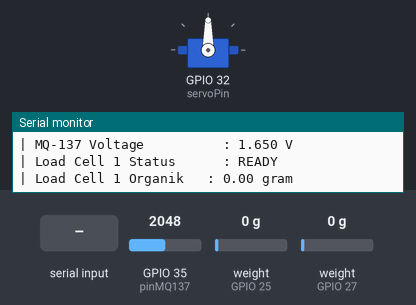
Simulated run of this sketch. Board: ESP32. Shown: servo, the last lines printed to the serial monitor. The inputs (shaded band) are chosen by the test bench; at power-on: GPIO 35 (pinMQ137) = 2048, weight on the scale (sensors on GPIO 25, GPIO 27) 0 g.

Above: at 12.8 s.
12.9 s: "CLASSIFY:ORGANIK\n" received over Serial
At 14.9 s:
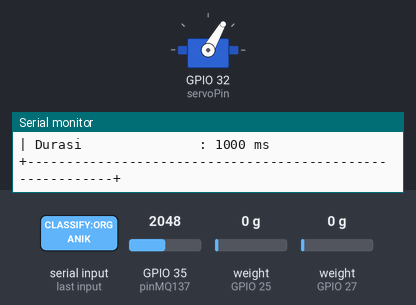
16.6 s: "CLASSIFY:ANORGANIK\n" received over Serial
At 18.4 s:
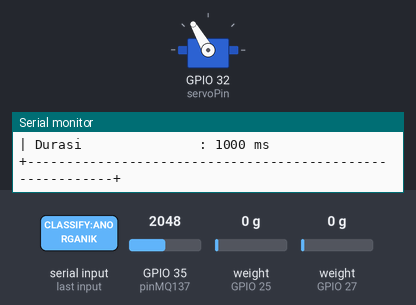
20.1 s: "KIRI\n" received over Serial
At 23.4 s:
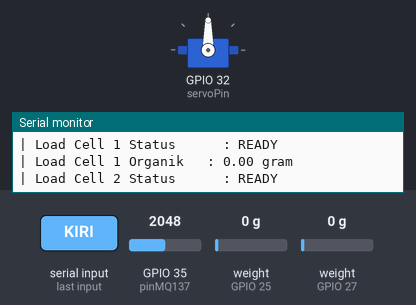
Timing chart, 0 to 24.9 s (numbered marks = the images above; inputs shaded):
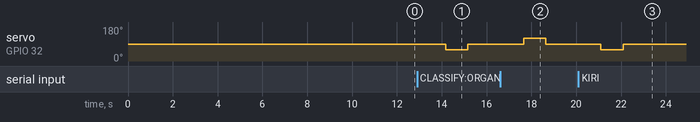

Measured:
- after the input at 12.9 s, servo on GPIO 32 (servoPin): 90° → 60° after 1.3 s, → 90° 1.0 s later
- after the input at 16.6 s, servo on GPIO 32 (servoPin): 90° → 120° after 1.1 s, → 90° 1.0 s later
- after the input at 20.1 s, servo on GPIO 32 (servoPin): 90° → 60° after 1.0 s, → 90° 1.0 s later

The sketch:

ESP32_Firmware.ino
```cpp
#include <ESP32Servo.h>
#include "HX711.h"

// =====================================================
//                    KONFIGURASI SERVO
// =====================================================
Servo myservo;

const int servoPin = 32;

// Untuk servo 360:
// 90  = stop
// 60  = putar kiri
// 120 = putar kanan
const int posisiStop      = 90;
const int posisiOrganik   = 60;   // Kiri  = Organik
const int posisiAnorganik = 120;  // Kanan = Anorganik
const int durasiGerak     = 1000;

// =====================================================
//                    SENSOR GAS MQ-137 / AMONIA
// =====================================================
const int pinMQ137 = 35;

// =====================================================
//                    LOAD CELL 1 - ORGANIK
// =====================================================
#define DOUT1 27
#define CLK1  26
HX711 scale1;

// =====================================================
//                    LOAD CELL 2 - ANORGANIK
// =====================================================
#define DOUT2 25
#define CLK2  33
HX711 scale2;

// =====================================================
//                    KALIBRASI LOAD CELL
// =====================================================
float calibration_factor_1 = -4000.0;
float calibration_factor_2 = -4000.0;

float zero_threshold = 5.0;

bool scale1_ok = false;
bool scale2_ok = false;

// =====================================================
//                    INTERVAL SENSOR
// =====================================================
unsigned long waktuLalu = 0;
const long intervalBaca = 2000;

unsigned long readCounter = 0;

// =====================================================
//                    PRINT HEADER
// =====================================================
void printHeader() {
  Serial.println();
  Serial.println("============================================================");
  Serial.println("                 VISIOBIN ESP32 SYSTEM");
  Serial.println("============================================================");
  Serial.println("Board      : ESP32");
  Serial.println("Baudrate   : 115200");
  Serial.println("Servo Pin  : GPIO 32");
  Serial.println("MQ-137 Pin : GPIO 35");
  Serial.println("LC1        : DOUT GPIO 27 | CLK GPIO 26");
  Serial.println("LC2        : DOUT GPIO 25 | CLK GPIO 33");
  Serial.println("============================================================");
  Serial.println();
}

// =====================================================
//                    PRINT COMMAND LIST
// =====================================================
void printCommandList() {
  Serial.println("------------------------------------------------------------");
  Serial.println("PERINTAH SERIAL");
  Serial.println("------------------------------------------------------------");
  Serial.println("CLASSIFY:ORGANIK / ORGANIC      -> Servo bergerak kiri");
  Serial.println("CLASSIFY:ANORGANIK / INORGANIC  -> Servo bergerak kanan");
  Serial.println("KIRI / LEFT                     -> Test manual servo kiri");
  Serial.println("KANAN / RIGHT                   -> Test manual servo kanan");
  Serial.println("TARE                -> Reset kedua load cell ke 0");
  Serial.println("T                   -> Reset kedua load cell ke 0");
  Serial.println("STATUS              -> Tampilkan status sistem");
  Serial.println("HELP                -> Tampilkan daftar perintah");
  Serial.println("------------------------------------------------------------");
  Serial.println();
}

// =====================================================
//                    STATUS SISTEM
// =====================================================
void printSystemStatus() {
  Serial.println();
  Serial.println("+----------------------------------------------------------+");
  Serial.println("|                    SYSTEM STATUS                         |");
  Serial.println("+----------------------------------------------------------+");

  Serial.print("| Servo Pin             : GPIO ");
  Serial.println(servoPin);

  Serial.print("| MQ-137 / Amonia Pin   : GPIO ");
  Serial.println(pinMQ137);

  Serial.print("| Load Cell 1 Pin       : DOUT ");
  Serial.print(DOUT1);
  Serial.print(" | CLK ");
  Serial.println(CLK1);

  Serial.print("| Load Cell 2 Pin       : DOUT ");
  Serial.print(DOUT2);
  Serial.print(" | CLK ");
  Serial.println(CLK2);

  Serial.print("| Load Cell 1 Status    : ");
  Serial.println(scale1_ok ? "READY" : "NOT READY");

  Serial.print("| Load Cell 2 Status    : ");
  Serial.println(scale2_ok ? "READY" : "NOT READY");

  Serial.print("| Calibration LC1       : ");
  Serial.println(calibration_factor_1);

  Serial.print("| Calibration LC2       : ");
  Serial.println(calibration_factor_2);

  Serial.print("| Zero Threshold        : ");
  Serial.print(zero_threshold);
  Serial.println(" gram");

  Serial.println("+----------------------------------------------------------+");
  Serial.println();
}

// =====================================================
//                    FUNGSI SERVO
// =====================================================
void gerakOrganik() {
  Serial.println();
  Serial.println("+----------------------------------------------------------+");
  Serial.println("|                    SERVO ACTION                          |");
  Serial.println("+----------------------------------------------------------+");
  Serial.println("| Kategori             : ORGANIK");
  Serial.println("| Arah                 : KIRI");
  Serial.print("| Servo Pin            : GPIO ");
  Serial.println(servoPin);
  Serial.print("| Posisi Gerak         : ");
  Serial.println(posisiOrganik);
  Serial.print("| Durasi               : ");
  Serial.print(durasiGerak);
  Serial.println(" ms");
  Serial.println("+----------------------------------------------------------+");

  myservo.write(posisiOrganik);
  delay(durasiGerak);

  myservo.write(posisiStop);

  Serial.println("[OK] Servo kembali ke posisi stop/tengah");
  Serial.println("{\"type\":\"servo_done\",\"direction\":\"organic\"}");
  Serial.println();
}

void gerakAnorganik() {
  Serial.println();
  Serial.println("+----------------------------------------------------------+");
  Serial.println("|                    SERVO ACTION                          |");
  Serial.println("+----------------------------------------------------------+");
  Serial.println("| Kategori             : ANORGANIK");
  Serial.println("| Arah                 : KANAN");
  Serial.print("| Servo Pin            : GPIO ");
  Serial.println(servoPin);
  Serial.print("| Posisi Gerak         : ");
  Serial.println(posisiAnorganik);
  Serial.print("| Durasi               : ");
  Serial.print(durasiGerak);
  Serial.println(" ms");
  Serial.println("+----------------------------------------------------------+");

  myservo.write(posisiAnorganik);
  delay(durasiGerak);

  myservo.write(posisiStop);

  Serial.println("[OK] Servo kembali ke posisi stop/tengah");
  Serial.println("{\"type\":\"servo_done\",\"direction\":\"inorganic\"}");
  Serial.println();
}

// =====================================================
//                    FUNGSI BACA LOAD CELL
// =====================================================
float readScale(HX711 &scale, const char *name, float calibration_factor) {
  if (!scale.wait_ready_timeout(1000)) {
    Serial.print("| ");
    Serial.print(name);
    Serial.println(" : ERROR - HX711 NOT READY");
    return 0.0;
  }

  scale.set_scale(calibration_factor);

  float berat = scale.get_units(10);

  if (abs(berat) < zero_threshold) {
    berat = 0.0;
  }

  Serial.print("| ");
  Serial.print(name);

  int nameLength = strlen(name);
  for (int i = nameLength; i < 22; i++) {
    Serial.print(" ");
  }

  Serial.print(": ");
  Serial.print(berat, 2);
  Serial.println(" gram");

  return berat;
}

// =====================================================
//                    FUNGSI TARE ULANG
// =====================================================
void tareAll() {
  Serial.println();
  Serial.println("+----------------------------------------------------------+");
  Serial.println("|                    TARE ULANG LOAD CELL                  |");
  Serial.println("+----------------------------------------------------------+");
  Serial.println("| Instruksi : Kosongkan kedua load cell                    |");
  Serial.println("| Catatan   : Jangan disentuh selama proses tare            |");
  Serial.println("+----------------------------------------------------------+");

  Serial.println("[INFO] Menunggu 3 detik sebelum tare...");
  delay(3000);

  if (scale1.wait_ready_timeout(3000)) {
    scale1.tare(30);
    scale1_ok = true;
    Serial.println("[OK] Load Cell 1 tare ulang selesai");
  } else {
    scale1_ok = false;
    Serial.println("[ERROR] Load Cell 1 gagal tare");
    Serial.println("        Cek wiring: DOUT1=27, CLK1=26, VCC, GND");
  }

  delay(500);

  if (scale2.wait_ready_timeout(3000)) {
    scale2.tare(30);
    scale2_ok = true;
    Serial.println("[OK] Load Cell 2 tare ulang selesai");
  } else {
    scale2_ok = false;
    Serial.println("[ERROR] Load Cell 2 gagal tare");
    Serial.println("        Cek wiring: DOUT2=25, CLK2=33, VCC, GND");
  }

  Serial.println("+----------------------------------------------------------+");
  Serial.println();
}

// =====================================================
//                    SETUP
// =====================================================
void setup() {
  Serial.begin(115200);
  delay(2000);

  printHeader();

  // =====================================================
  //                    SETUP SERVO
  // =====================================================
  Serial.println("[SETUP] Inisialisasi servo...");

  ESP32PWM::allocateTimer(0);
  ESP32PWM::allocateTimer(1);
  ESP32PWM::allocateTimer(2);
  ESP32PWM::allocateTimer(3);

  myservo.setPeriodHertz(50);
  myservo.attach(servoPin, 1000, 2000);
  myservo.write(posisiStop);

  Serial.println("[OK] Servo siap di GPIO 32");
  Serial.println("[OK] Servo berada di posisi stop/tengah");

  // =====================================================
  //                    SETUP MQ-137
  // =====================================================
  Serial.println();
  Serial.println("[SETUP] Inisialisasi sensor MQ-137 / amonia...");
  pinMode(pinMQ137, INPUT);
  Serial.println("[OK] MQ-137 siap di GPIO 35");

  // =====================================================
  //                    SETUP LOAD CELL
  // =====================================================
  Serial.println();
  Serial.println("[SETUP] Inisialisasi HX711 Load Cell...");

  scale1.begin(DOUT1, CLK1);
  scale2.begin(DOUT2, CLK2);

  scale1.set_scale(calibration_factor_1);
  scale2.set_scale(calibration_factor_2);

  Serial.println("[INFO] Menunggu HX711 stabil selama 3 detik...");
  delay(3000);

  Serial.println();
  Serial.println("+----------------------------------------------------------+");
  Serial.println("|                    LOAD CELL SETUP                       |");
  Serial.println("+----------------------------------------------------------+");

  if (scale1.wait_ready_timeout(3000)) {
    scale1.tare(30);
    scale1_ok = true;
    Serial.println("| Load Cell 1 / Organik    : READY - tare selesai          |");
  } else {
    scale1_ok = false;
    Serial.println("| Load Cell 1 / Organik    : ERROR - belum ready           |");
    Serial.println("| Cek                      : DOUT=27, CLK=26, VCC, GND     |");
  }

  delay(500);

  if (scale2.wait_ready_timeout(3000)) {
    scale2.tare(30);
    scale2_ok = true;
    Serial.println("| Load Cell 2 / Anorganik  : READY - tare selesai          |");
  } else {
    scale2_ok = false;
    Serial.println("| Load Cell 2 / Anorganik  : ERROR - belum ready           |");
    Serial.println("| Cek                      : DOUT=25, CLK=33, VCC, GND     |");
  }

  Serial.println("+----------------------------------------------------------+");

  Serial.println();
  Serial.println("============================================================");
  Serial.println("                    SISTEM SIAP");
  Serial.println("============================================================");

  printCommandList();
  printSystemStatus();
}

// =====================================================
//                    LOOP
// =====================================================
void loop() {
  unsigned long waktuSekarang = millis();

  // =====================================================
  //              TERIMA PERINTAH SERIAL
  // =====================================================
  if (Serial.available() > 0) {
    String perintah = Serial.readStringUntil('\n');
    perintah.trim();

    String perintahUpper = perintah;
    perintahUpper.toUpperCase();

    if (perintahUpper == "CLASSIFY:ORGANIK" || perintahUpper == "CLASSIFY:ORGANIC") {
      gerakOrganik();

    } else if (perintahUpper == "CLASSIFY:ANORGANIK" || perintahUpper == "CLASSIFY:INORGANIC") {
      gerakAnorganik();

    } else if (perintahUpper == "KIRI" || perintahUpper == "LEFT") {
      Serial.println();
      Serial.println("[MANUAL] Test servo kiri...");
      myservo.write(posisiOrganik);
      delay(durasiGerak);
      myservo.write(posisiStop);
      Serial.println("[OK] Servo stop/tengah");

    } else if (perintahUpper == "KANAN" || perintahUpper == "RIGHT") {
      Serial.println();
      Serial.println("[MANUAL] Test servo kanan...");
      myservo.write(posisiAnorganik);
      delay(durasiGerak);
      myservo.write(posisiStop);
      Serial.println("[OK] Servo stop/tengah");

    } else if (perintahUpper == "TARE" || perintahUpper == "T") {
      tareAll();

    } else if (perintahUpper == "STATUS") {
      printSystemStatus();

    } else if (perintahUpper == "HELP") {
      printCommandList();

    } else {
      Serial.println();
      Serial.print("[WARNING] Perintah tidak dikenal: ");
      Serial.println(perintah);
      Serial.println("[INFO] Ketik HELP untuk melihat daftar perintah.");
    }

    while (Serial.available() > 0) {
      Serial.read();
    }
  }

  // =====================================================
  //              BACA SENSOR SETIAP 2 DETIK
  // =====================================================
  if (waktuSekarang - waktuLalu >= intervalBaca) {
    waktuLalu = waktuSekarang;
    readCounter++;

    int nilaiMQ = analogRead(pinMQ137);

    float teganganMQ = nilaiMQ * (3.3 / 4095.0);

    float berat_organik = 0.0;
    float berat_anorganik = 0.0;

    Serial.println();
    Serial.println("+----------------------------------------------------------+");
    Serial.println("|                    SENSOR SNAPSHOT                       |");
    Serial.println("+----------------------------------------------------------+");

    Serial.print("| Read #                  : ");
    Serial.println(readCounter);

    Serial.print("| MQ-137 Raw ADC          : ");
    Serial.println(nilaiMQ);

    Serial.print("| MQ-137 Voltage          : ");
    Serial.print(teganganMQ, 3);
    Serial.println(" V");

    Serial.print("| Load Cell 1 Status      : ");
    Serial.println(scale1_ok ? "READY" : "NOT READY");

    if (scale1_ok) {
      berat_organik = readScale(scale1, "Load Cell 1 Organik", calibration_factor_1);
    } else {
      Serial.println("| Load Cell 1 Organik     : -");
    }

    delay(200);

    Serial.print("| Load Cell 2 Status      : ");
    Serial.println(scale2_ok ? "READY" : "NOT READY");

    if (scale2_ok) {
      berat_anorganik = readScale(scale2, "Load Cell 2 Anorganik", calibration_factor_2);
    } else {
      Serial.println("| Load Cell 2 Anorganik   : -");
    }

    delay(200);

    float totalBerat = berat_organik + berat_anorganik;

    Serial.print("| Total Berat             : ");
    Serial.print(totalBerat, 2);
    Serial.println(" gram");

    Serial.println("+----------------------------------------------------------+");

    // JSON untuk Raspberry Pi / backend
    Serial.print("{\"type\":\"telemetry\"");
    Serial.print(",\"read\":");
    Serial.print(readCounter);
    Serial.print(",\"mq137\":");
    Serial.print(nilaiMQ);
    Serial.print(",\"mq137_voltage\":");
    Serial.print(teganganMQ, 3);
    Serial.print(",\"weight_org\":");
    Serial.print(berat_organik, 2);
    Serial.print(",\"weight_inorg\":");
    Serial.print(berat_anorganik, 2);
    Serial.print(",\"total_weight\":");
    Serial.print(totalBerat, 2);
    Serial.print(",\"lc1_ready\":");
    Serial.print(scale1_ok ? "true" : "false");
    Serial.print(",\"lc2_ready\":");
    Serial.print(scale2_ok ? "true" : "false");
    Serial.println("}");
  }
}
```
